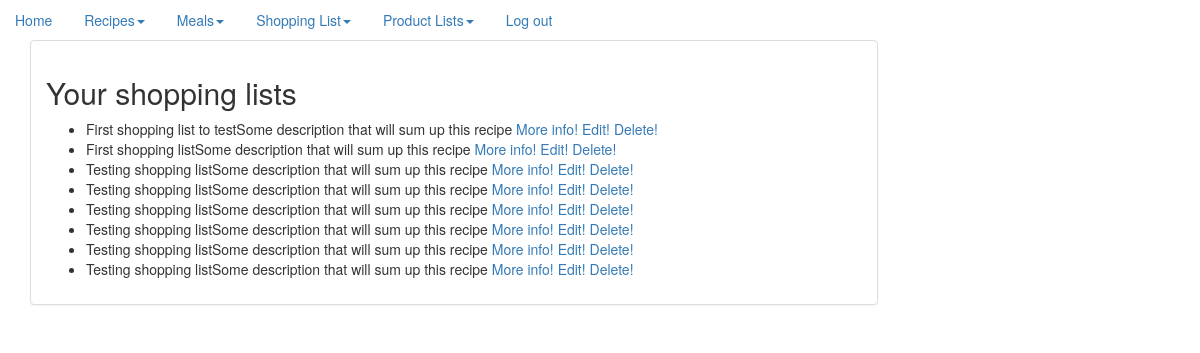
Page /shopping_lists/ (signed in) on the earlier database version.
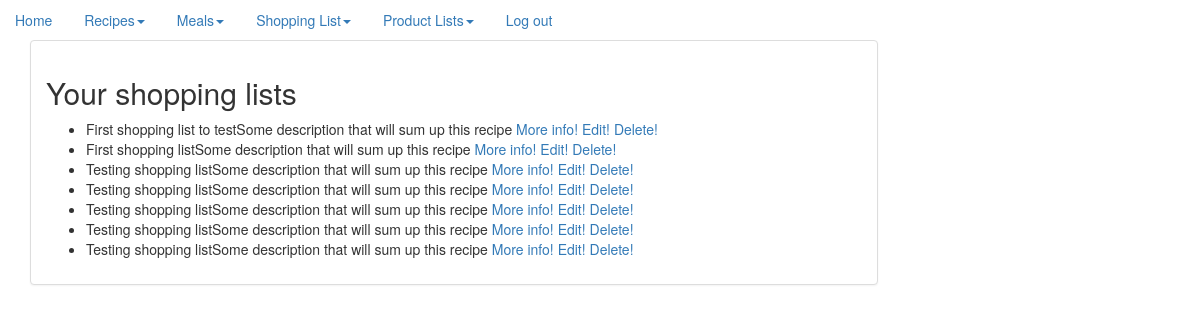
Same page on the later database version.
### recipe/models.py (models this page shows)
class ShoppingList(models.Model):
    name = models.CharField(max_length=200)
    user = models.ForeignKey(User, on_delete=models.CASCADE)
    description = models.CharField(max_length=200)
    items = models.ManyToManyField(Ingredient)
    card = models.CharField(max_length=1024)
    class Meta:
        ordering = ["-id"]
    def __str__(self):
        return self.name + self.description

### website/views.py (the view)
# urls.py: url(r'^shopping_lists/', ShowShoppingLists.as_view()),
class ShowShoppingLists(LoginRequiredMixin, ListView):
    context_object_name = 'shopping_list'
    queryset = ShoppingList.objects.all()
    def get_context_data(self, **kwargs):
        queryset = ShoppingList.objects.filter(user=self.request.user)
        context = {
            'paginator': None,
            'page_obj': None,
            'is_paginated': False,
            'object_list': queryset,
        }
        context.update(kwargs)
        return context

### templates/recipe/shoppinglist_list.html
{% extends "base.html" %}
{% block content %}
    <h2>Your shopping lists</h2>
    <ul>
        {% for shopping_list in object_list %}
            <li>{{ shopping_list }} <a href="/shopping_list/{{ shopping_list.id }}">More info!</a> <a
                    href="/edit_shopping_list/{{ shopping_list.id }}">Edit!</a> <a
                    href="/delete_shopping_list/{{ shopping_list.id }}">Delete!</a></li>
        {% endfor %}
    </ul>
{% endblock %}

Differences in the rows shown:
removed ShoppingList: name+description "Testing shopping listSome description that will sum up this recipe"
